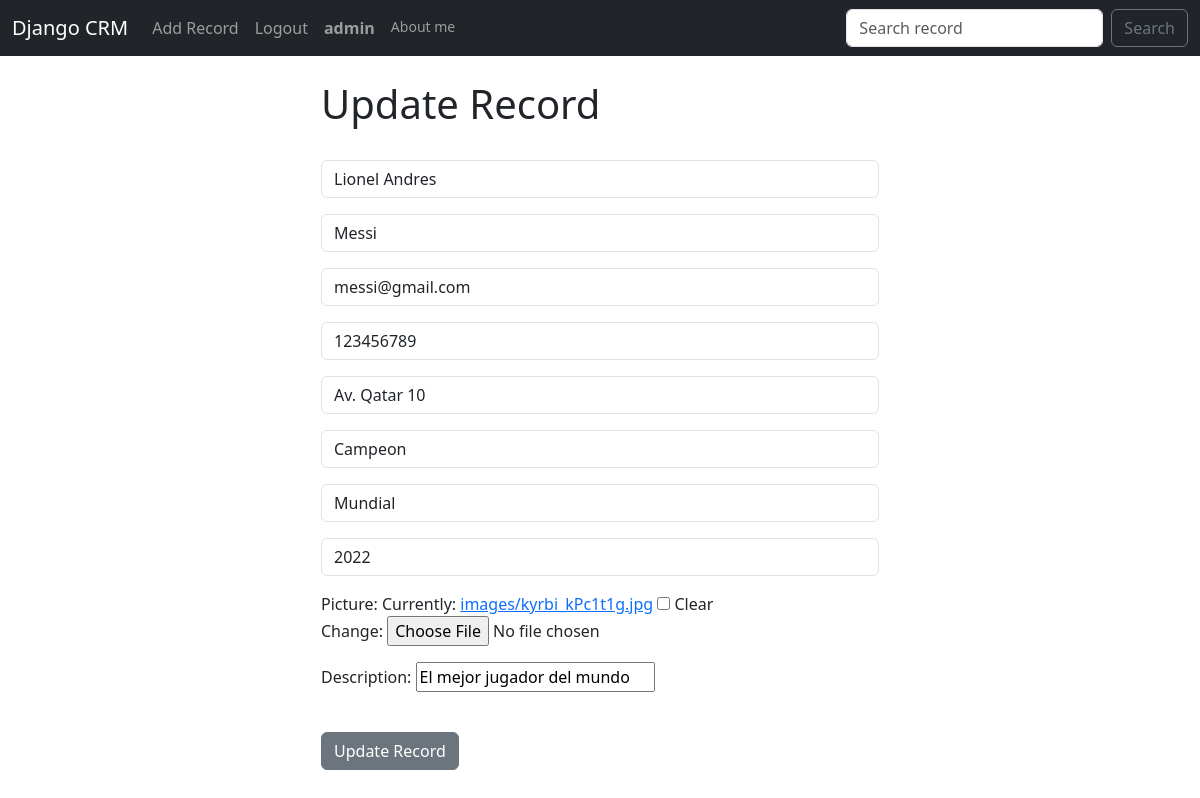
Page /update_record/3 (signed in) on the committed database.
### app_coder/models.py (models this page shows, shortened)
class Record(models.Model):
	created_at = models.DateTimeField(auto_now_add=True)
	first_name = models.CharField(max_length=50)
	last_name =  models.CharField(max_length=50)
	email =  models.CharField(max_length=100)
	phone = models.CharField(max_length=15)
	address =  models.CharField(max_length=100)
	city =  models.CharField(max_length=50)
	state =  models.CharField(max_length=50)
	zipcode =  models.CharField(max_length=20)
	image = models.ImageField(null=True, blank=True, upload_to='images/')
	description = RichTextField()

### app_coder/views.py (the view)
# urls.py: path('update_record/<int:pk>', views.update_record, name='update_record'),
@login_required(login_url='login')
def update_record(request, pk):
	if request.user.is_authenticated:
		current_record = Record.objects.get(id=pk)
		form = AddRecordForm(request.POST or None, request.FILES or None, instance=current_record)
		if form.is_valid():
			form.save()
			messages.success(request, "Record has been updated!")
			return redirect('home')
		return render(request, 'app_coder/update_record.html', {'form':form,})
	else:
		messages.success(request, "You must be logged in")
		return redirect('home')

### app_coder/templates/app_coder/update_record.html (shortened to what this page needs)
{% extends 'base.html' %}
{% block content %}
<div class="col-md-6 offset-md-3">
<h1>Update Record</h1>
<br/>
<form method="POST" action="" enctype="multipart/form-data">
	{{ form.as_p }}
<br/>
  <button type="submit" class="btn btn-secondary">Update Record</button>
</form>
</div>
{% endblock %}

### accounts/templates/navbar.html (shortened to what this page needs)
<nav class="navbar navbar-expand-lg navbar-dark bg-dark">
  <div class="container-fluid">
    <a class="navbar-brand" href="{% url 'home' %}">Django CRM</a>
    <div class="collapse navbar-collapse" id="navbarSupportedContent">
      <ul class="navbar-nav me-auto mb-2 mb-lg-0">
        {% if user.is_authenticated %}
        <li class="nav-item">
          <a class="nav-link" href="{% url 'add_record' %}">Add Record</a>
        </li>
        <li class="nav-item">
          <a class="nav-link" href="{% url 'logout' %}">Logout</a>
        </li>
      <li class="nav-item  btn-sm btn-outline-secondary">
        <strong><a class="nav-link" href="{% url 'update_profile' %}">{{request.user.username}}</a></strong>
      </li>
      <li class="nav-item">
        <small><a class="nav-link" href="{% url 'aboutme' %}">About me</a></small>
      </li>
        {% endif %}
      </ul>
        <form class="d-flex" role="search" method=POST action={% url "search_record" %}> {% csrf_token %}
          <input class="form-control me-2" type="search" placeholder="Search record" aria-label="Search" name="searched">
          <button class="btn btn-outline-secondary" type="submit">Search</button>
    </div>
  </div>
</nav>

### rows in the picture
Record: first_name "Lionel Andres", last_name "Messi", email "messi@gmail.com", phone "123456789", address "Av. Qatar 10", city "Campeon", state "Mundial", zipcode "2022", description "El mejor jugador del mundo"

### other values in the picture
{{ request.user.username }} "admin"
